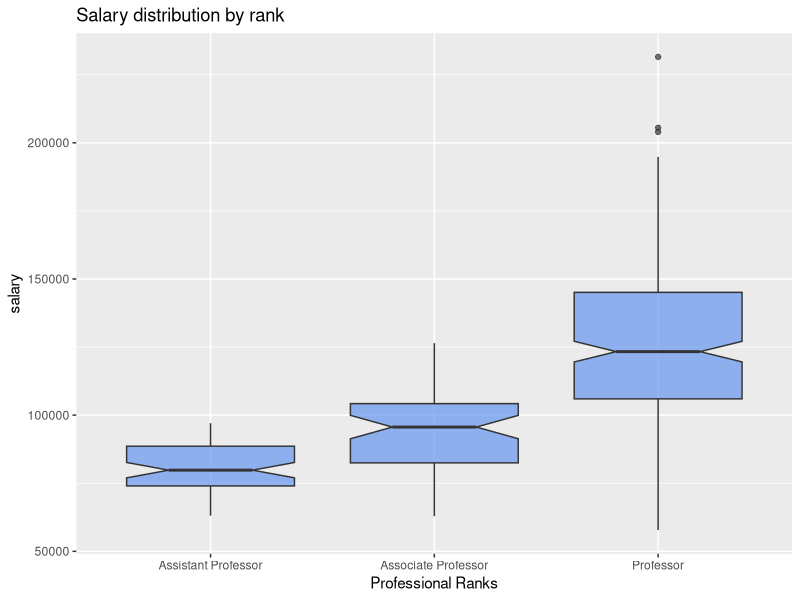

Write R code to recreate this figure.
# Notched boxplots provide an approximat method
# for knowing if group differ.
# Although this is not a formal test
# if the notches of two boxplots do not overlap,
# then theres is a strong evidence(95 % confidence)
# that the "medians", not mean of the two groups differ
library(ggplot2)
data(Salaries, package= "carData")
plot_data<-Salaries

ggplot(data=plot_data,
       aes(
         x=factor(
           rank,labels=c(
           "Assistant Professor",
           "Associate Professor",
           "Professor"
             
           )
         ),
         y=salary
       )
)+
  geom_boxplot(
    notch = TRUE,
    fill="cornflowerblue",
    alpha=.7
  )+
  labs(
    title = "Salary distribution by rank",
    x="Professional Ranks"
  )